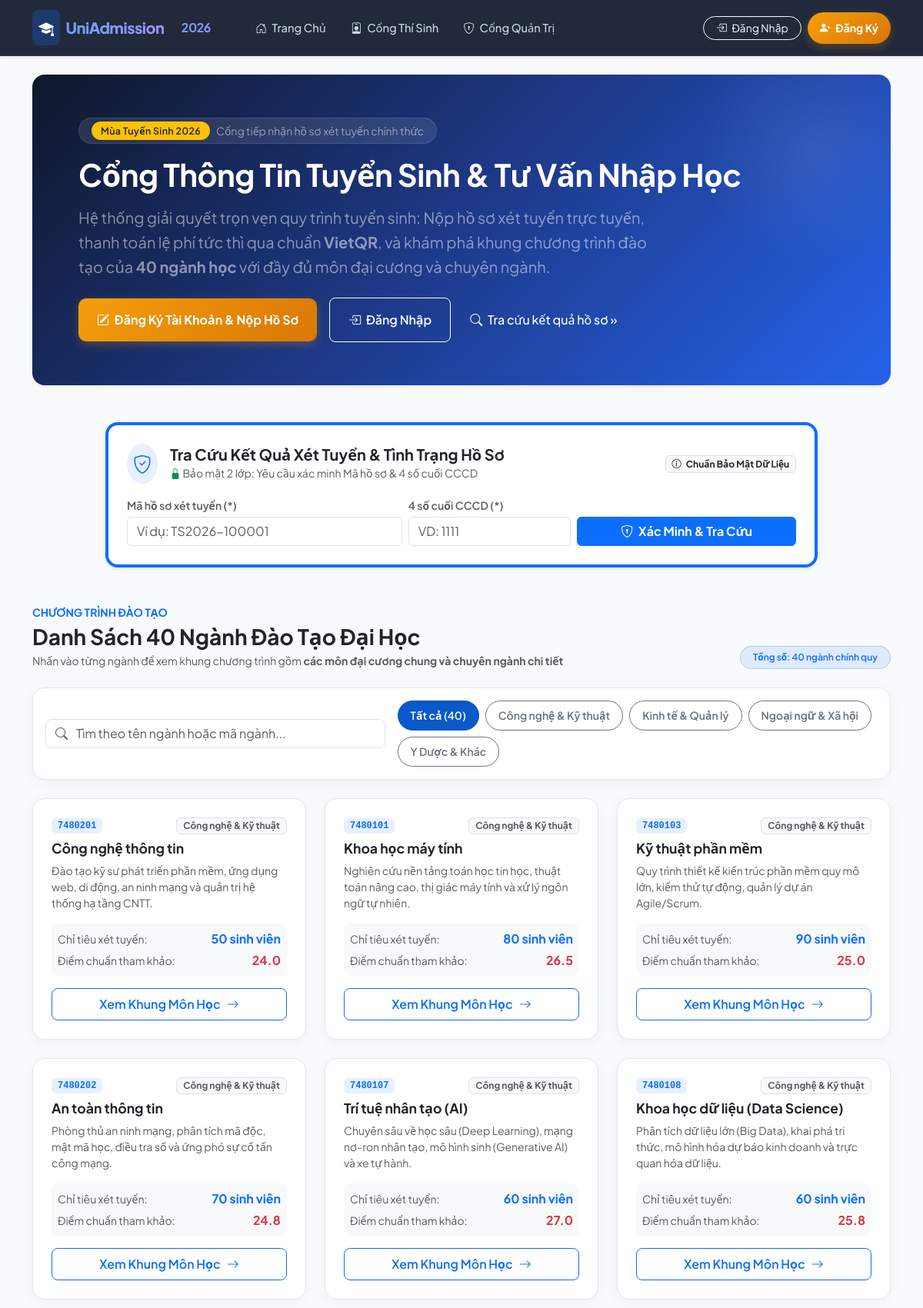
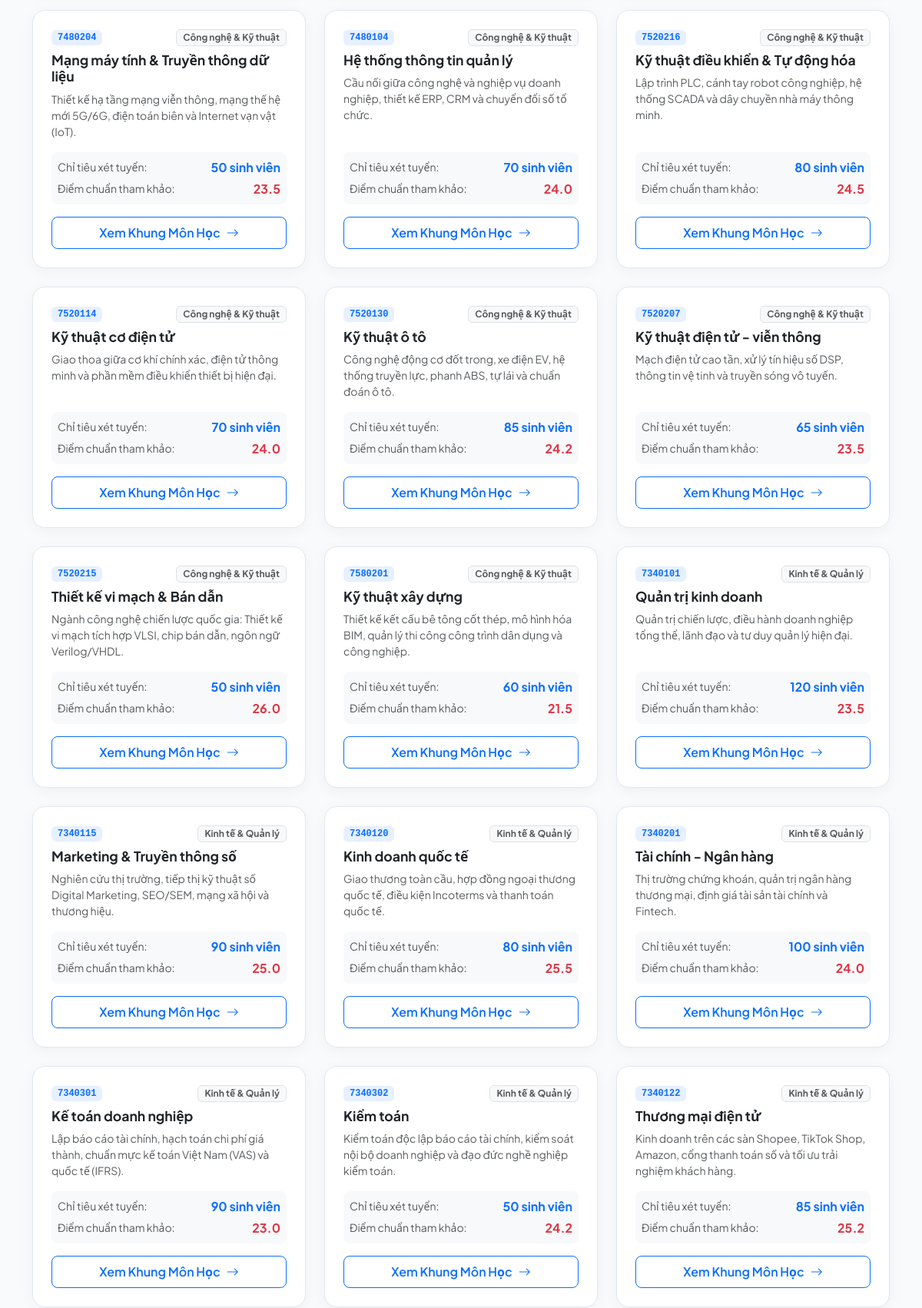
The page / (upper part) on the database its author committed (2 pictures, top to bottom).
### app/models.py (models this page shows)
class Major(Base):
    __tablename__ = "majors"
    id = Column(Integer, primary_key=True, index=True)
    code = Column(String(20), unique=True, index=True, nullable=False) # VD: 7480201 (CNTT)
    name = Column(String(200), nullable=False)                         # Công nghệ thông tin
    category = Column(String(100), default="Công nghệ & Kỹ thuật")     # Khối ngành
    description = Column(Text, nullable=True)                          # Giới thiệu ngành học & chuẩn đầu ra
    quota = Column(Integer, default=50)                               # Chỉ tiêu tuyển sinh
    benchmark_score = Column(Float, default=0.0)                      # Điểm chuẩn trúng tuyển (sau lọc ảo)
    applications = relationship("AdmissionApplication", back_populates="major", foreign_keys="[AdmissionApplication.major_id]")
    applications_nv2 = relationship("AdmissionApplication", back_populates="major_nv2", foreign_keys="[AdmissionApplication.major_nv2_id]")
    subjects = relationship("Subject", back_populates="major", cascade="all, delete-orphan")

### app/routers/web_views.py (the view)
@router.get("/")
def home_page(request: Request, db: Session = Depends(get_db)):
    user = get_current_user(request, db)
    majors = db.query(Major).all()
    faqs = db.query(FAQItem).all()
    total_subjects = db.query(Subject).count()
    return templates.TemplateResponse("index.html", {
        "request": request,
        "user": user,
        "majors": majors,
        "faqs": faqs,
        "total_subjects": total_subjects
    })

### app/templates/index.html (shortened to what this page needs)
{% extends "base.html" %}
{% block content %}
<div class="p-5 mb-5 rounded-4 shadow-sm text-white position-relative overflow-hidden"
     style="background: linear-gradient(135deg, #0f172a 0%, #1e3a8a 50%, #2563eb 100%);">
    <div style="position: absolute; right: -50px; top: -50px; width: 300px; height: 300px; background: radial-gradient(circle, rgba(255,255,255,0.08) 0%, transparent 70%); border-radius: 50%;"></div>
    <div class="container-fluid py-2 position-relative" style="z-index: 2;">
        <div class="d-inline-flex align-items-center gap-2 px-3 py-1 rounded-pill bg-white bg-opacity-10 border border-white border-opacity-10 mb-3">
            <span class="badge bg-warning text-dark badge-pill">Mùa Tuyển Sinh 2026</span>
            <span class="small text-white-50">Cổng tiếp nhận hồ sơ xét tuyển chính thức</span>
        </div>
        <h1 class="display-6 fw-bold mb-3" style="letter-spacing: -0.5px;">Cổng Thông Tin Tuyển Sinh & Tư Vấn Nhập Học</h1>
        <p class="col-md-9 fs-5 text-white-50 mb-4" style="line-height: 1.6;">
            Hệ thống giải quyết trọn vẹn quy trình tuyển sinh: Nộp hồ sơ xét tuyển trực tuyến, thanh toán lệ phí tức thì qua chuẩn <strong>VietQR</strong>,
            và khám phá khung chương trình đào tạo của <strong>40 ngành học</strong> với đầy đủ môn đại cương và chuyên ngành.
        </p>
        <div class="d-flex gap-3 flex-wrap align-items-center">
            {% if user and user.role == 'STUDENT' %}
                <a href="/student" class="btn btn-modern-accent px-4 py-3 fs-6">
                    <i class="bi bi-speedometer2 me-1"></i> Truy Cập Cổng Thí Sinh Của Bạn
                </a>
            {% else %}
                <a href="/register" class="btn btn-modern-accent px-4 py-3 fs-6">
                    <i class="bi bi-pencil-square me-1"></i> Đăng Ký Tài Khoản & Nộp Hồ Sơ
                </a>
                <a href="/login" class="btn btn-outline-light px-4 py-3 fs-6 rounded-3 fw-semibold">
                    <i class="bi bi-box-arrow-in-right me-1"></i> Đăng Nhập
                </a>
            {% endif %}
            <a href="#lookup-section" class="btn btn-link text-white text-decoration-none px-2 fw-medium">
                <i class="bi bi-search me-1"></i> Tra cứu kết quả hồ sơ &raquo;
            </a>
        </div>
    </div>
</div>
<div id="lookup-section" class="row justify-content-center mb-5">
    <div class="col-lg-10">
        <div class="card card-modern p-4 border-start border-primary border-4 shadow-sm">
            <div class="d-flex align-items-center justify-content-between flex-wrap gap-2 mb-3">
                <div class="d-flex align-items-center gap-3">
                    <div class="bg-primary bg-opacity-10 p-2 rounded-circle text-primary">
                        <i class="bi bi-shield-check fs-4"></i>
                    </div>
                    <div>
                        <h5 class="fw-bold mb-0 text-dark">Tra Cứu Kết Quả Xét Tuyển & Tình Trạng Hồ Sơ</h5>
                        <small class="text-muted"><i class="bi bi-lock-fill text-success"></i> Bảo mật 2 lớp: Yêu cầu xác minh Mã hồ sơ & 4 số cuối CCCD</small>
                    </div>
                </div>
                <span class="badge bg-light text-dark border"><i class="bi bi-info-circle me-1"></i> Chuẩn Bảo Mật Dữ Liệu</span>
            </div>
            <form onsubmit="handleSecureLookup(event)">
                <div class="row g-2 align-items-end">
                    <div class="col-md-5">
                        <label class="form-label small fw-semibold text-muted mb-1">Mã hồ sơ xét tuyển (*)</label>
                        <input type="text" id="lookupAppCode" class="form-control" placeholder="Ví dụ: TS2026-100001" required>
                    </div>
                    <div class="col-md-3">
                        <label class="form-label small fw-semibold text-muted mb-1">4 số cuối CCCD (*)</label>
                        <input type="text" id="lookupIdLast4" class="form-control" maxlength="4" placeholder="VD: 1111" required pattern="\d{4}">
                    </div>
                    <div class="col-md-4">
                        <button type="submit" class="btn btn-primary w-100 fw-bold">
                            <i class="bi bi-shield-lock me-1"></i> Xác Minh & Tra Cứu
                        </button>
                    </div>
                </div>
            </form>
        </div>
    </div>
</div>
<div class="mb-5">
    <div class="d-flex justify-content-between align-items-end mb-4 flex-wrap gap-3">
        <div>
            <div class="text-primary fw-bold text-uppercase small tracking-wide mb-1">Chương Trình Đào Tạo</div>
            <h3 class="fw-bold mb-1 text-dark">Danh Sách 40 Ngành Đào Tạo Đại Học</h3>
            <p class="text-muted mb-0 small">Nhấn vào từng ngành để xem khung chương trình gồm <strong>các môn đại cương chung và chuyên ngành chi tiết</strong></p>
        </div>
        <div class="d-flex align-items-center gap-2">
            <span class="badge bg-primary bg-opacity-10 text-primary border border-primary border-opacity-25 px-3 py-2 rounded-pill fw-semibold">
                Tổng số: {{ majors|length }} ngành chính quy
            </span>
        </div>
    </div>
    <div class="card card-modern p-3 mb-4">
        <div class="row g-3 align-items-center">
            <div class="col-md-5">
                <div class="input-group border rounded-3 overflow-hidden">
                    <span class="input-group-text bg-white border-0 text-muted"><i class="bi bi-search"></i></span>
                    <input type="text" id="majorSearchInput" class="form-control border-0 ps-0" placeholder="Tìm theo tên ngành hoặc mã ngành..." onkeyup="filterMajors()">
                </div>
            </div>
            <div class="col-md-7">
                <div class="d-flex gap-2 flex-wrap" id="categoryButtons">
                    <button class="btn btn-sm btn-primary active cat-btn rounded-pill px-3 py-2 fw-semibold" onclick="selectCategory('ALL', this)">Tất cả (40)</button>
                    <button class="btn btn-sm btn-outline-secondary cat-btn rounded-pill px-3 py-2 fw-semibold" onclick="selectCategory('Công nghệ & Kỹ thuật', this)">Công nghệ & Kỹ thuật</button>
                    <button class="btn btn-sm btn-outline-secondary cat-btn rounded-pill px-3 py-2 fw-semibold" onclick="selectCategory('Kinh tế & Quản lý', this)">Kinh tế & Quản lý</button>
                    <button class="btn btn-sm btn-outline-secondary cat-btn rounded-pill px-3 py-2 fw-semibold" onclick="selectCategory('Ngoại ngữ & Xã hội', this)">Ngoại ngữ & Xã hội</button>
                    <button class="btn btn-sm btn-outline-secondary cat-btn rounded-pill px-3 py-2 fw-semibold" onclick="selectCategory('Y Dược - Sinh học - Kiến trúc', this)">Y Dược & Khác</button>
                </div>
            </div>
        </div>
    </div>
    <div class="row g-4" id="majorsContainer">
        {% for m in majors %}
        <div class="col-md-6 col-lg-4 major-card-item" data-category="{{ m.category }}" data-name="{{ m.name|lower }}" data-code="{{ m.code|lower }}">
            <div class="card card-modern h-100 p-3">
                <div class="card-body d-flex flex-column p-2">
                    <div class="d-flex justify-content-between align-items-center mb-2">
                        <span class="badge bg-primary bg-opacity-10 text-primary font-monospace fw-bold px-2 py-1 rounded">{{ m.code }}</span>
                        <span class="badge bg-light text-muted border px-2 py-1 rounded small">{{ m.category }}</span>
                    </div>
                    <h5 class="card-title fw-bold text-dark mb-2" style="font-size: 1.1rem;">{{ m.name }}</h5>
                    <p class="text-muted small flex-grow-1 mb-3" style="min-height: 44px; line-height: 1.5;">{{ m.description }}</p>
                    <div class="p-2 rounded-3 bg-light mb-3">
                        <div class="d-flex justify-content-between align-items-center mb-1">
                            <span class="text-muted small">Chỉ tiêu xét tuyển:</span>
                            <span class="fw-bold text-primary">{{ m.quota }} sinh viên</span>
                        </div>
                        <div class="d-flex justify-content-between align-items-center">
                            <span class="text-muted small">Điểm chuẩn tham khảo:</span>
                            <span class="fw-bold text-danger">{{ m.benchmark_score if m.benchmark_score > 0 else 'Đang cập nhật' }}</span>
                        </div>
                    </div>
                    <a href="/majors/{{ m.id }}" class="btn btn-outline-primary fw-semibold w-100 py-2 rounded-3 d-flex align-items-center justify-content-center gap-2">
                        <span>Xem Khung Môn Học</span>
                        <i class="bi bi-arrow-right"></i>
                    </a>
                </div>
            </div>
        </div>
        {% endfor %}
    </div>
</div>
{% endblock %}

### app/templates/base.html (style rules this page uses)
:root { --primary: #2563eb; --primary-dark: #1d4ed8; --primary-light: #eff6ff; --secondary: #0f172a; --accent: #f59e0b; --success: #10b981; --danger: #ef4444; --surface: #ffffff; --background: #f8fafc; --border: #e2e8f0; --text-main: #1e293b; --text-muted: #64748b; }
body { background-color: var(--background); color: var(--text-main); font-family: 'Plus Jakarta Sans', system-ui, -apple-system, sans-serif; -webkit-font-smoothing: antialiased; }
.card-modern { background: var(--surface); border: 1px solid var(--border); border-radius: 16px; box-shadow: 0 4px 20px -2px rgba(15, 23, 42, 0.05); transition: all 0.25s cubic-bezier(0.16, 1, 0.3, 1); }
.btn-modern-accent { background: linear-gradient(135deg, #f59e0b 0%, #d97706 100%); color: white; border: none; border-radius: 10px; font-weight: 700; padding: 10px 22px; box-shadow: 0 4px 12px rgba(245, 158, 11, 0.25); transition: all 0.2s ease; }
.badge-pill { padding: 6px 12px; border-radius: 20px; font-weight: 600; font-size: 0.78rem; letter-spacing: 0.3px; }

### rows shown on the page
Major: code "7480201", category "Công nghệ & Kỹ thuật", name "Công nghệ thông tin", description "Đào tạo kỹ sư phát triển phần mềm, ứng dụng web, di động, an ninh mạng và quản trị hệ thống hạ tầng CNTT.", quota "50", benchmark_score "24.0"
Major: code "7480101", category "Công nghệ & Kỹ thuật", name "Khoa học máy tính", description "Nghiên cứu nền tảng toán học tin học, thuật toán nâng cao, thị giác máy tính và xử lý ngôn ngữ tự nhiên.", quota "80", benchmark_score "26.5"
Major: code "7480103", category "Công nghệ & Kỹ thuật", name "Kỹ thuật phần mềm", description "Quy trình thiết kế kiến trúc phần mềm quy mô lớn, kiểm thử tự động, quản lý dự án Agile/Scrum.", quota "90", benchmark_score "25.0"
Major: code "7480202", category "Công nghệ & Kỹ thuật", name "An toàn thông tin", description "Phòng thủ an ninh mạng, phân tích mã độc, mật mã học, điều tra số và ứng phó sự cố tấn công mạng.", quota "70", benchmark_score "24.8"
Major: code "7480107", category "Công nghệ & Kỹ thuật", name "Trí tuệ nhân tạo (AI)", description "Chuyên sâu về học sâu (Deep Learning), mạng nơ-ron nhân tạo, mô hình sinh (Generative AI) và xe tự hành.", quota "60", benchmark_score "27.0"
Major: code "7480108", category "Công nghệ & Kỹ thuật", name "Khoa học dữ liệu (Data Science)", description "Phân tích dữ liệu lớn (Big Data), khai phá tri thức, mô hình hóa dự báo kinh doanh và trực quan hóa dữ liệu.", quota "60", benchmark_score "25.8"
Major: code "7480204", category "Công nghệ & Kỹ thuật", name "Mạng máy tính & Truyền thông dữ liệu", description "Thiết kế hạ tầng mạng viễn thông, mạng thế hệ mới 5G/6G, điện toán biên và Internet vạn vật (IoT).", quota "50", benchmark_score "23.5"
Major: code "7480104", category "Công nghệ & Kỹ thuật", name "Hệ thống thông tin quản lý", description "Cầu nối giữa công nghệ và nghiệp vụ doanh nghiệp, thiết kế ERP, CRM và chuyển đổi số tổ chức.", quota "70", benchmark_score "24.0"
Major: code "7520216", category "Công nghệ & Kỹ thuật", name "Kỹ thuật điều khiển & Tự động hóa", description "Lập trình PLC, cánh tay robot công nghiệp, hệ thống SCADA và dây chuyền nhà máy thông minh.", quota "80", benchmark_score "24.5"
Major: code "7520114", category "Công nghệ & Kỹ thuật", name "Kỹ thuật cơ điện tử", description "Giao thoa giữa cơ khí chính xác, điện tử thông minh và phần mềm điều khiển thiết bị hiện đại.", quota "70", benchmark_score "24.0"
Major: code "7520130", category "Công nghệ & Kỹ thuật", name "Kỹ thuật ô tô", description "Công nghệ động cơ đốt trong, xe điện EV, hệ thống truyền lực, phanh ABS, tự lái và chuẩn đoán ô tô.", quota "85", benchmark_score "24.2"
Major: code "7520207", category "Công nghệ & Kỹ thuật", name "Kỹ thuật điện tử - viễn thông", description "Mạch điện tử cao tần, xử lý tín hiệu số DSP, thông tin vệ tinh và truyền sóng vô tuyến.", quota "65", benchmark_score "23.5"
Major: code "7520215", category "Công nghệ & Kỹ thuật", name "Thiết kế vi mạch & Bán dẫn", description "Ngành công nghệ chiến lược quốc gia: Thiết kế vi mạch tích hợp VLSI, chip bán dẫn, ngôn ngữ Verilog/VHDL.", quota "50", benchmark_score "26.0"
Major: code "7580201", category "Công nghệ & Kỹ thuật", name "Kỹ thuật xây dựng", description "Thiết kế kết cấu bê tông cốt thép, mô hình hóa BIM, quản lý thi công công trình dân dụng và công nghiệp.", quota "60", benchmark_score "21.5"
Major: code "7340101", category "Kinh tế & Quản lý", name "Quản trị kinh doanh", description "Quản trị chiến lược, điều hành doanh nghiệp tổng thể, lãnh đạo và tư duy quản lý hiện đại.", quota "120", benchmark_score "23.5"
Major: code "7340115", category "Kinh tế & Quản lý", name "Marketing & Truyền thông số", description "Nghiên cứu thị trường, tiếp thị kỹ thuật số Digital Marketing, SEO/SEM, mạng xã hội và thương hiệu.", quota "90", benchmark_score "25.0"
Major: code "7340120", category "Kinh tế & Quản lý", name "Kinh doanh quốc tế", description "Giao thương toàn cầu, hợp đồng ngoại thương quốc tế, điều kiện Incoterms và thanh toán quốc tế.", quota "80", benchmark_score "25.5"
Major: code "7340201", category "Kinh tế & Quản lý", name "Tài chính - Ngân hàng", description "Thị trường chứng khoán, quản trị ngân hàng thương mại, định giá tài sản tài chính và Fintech.", quota "100", benchmark_score "24.0"
Major: code "7340301", category "Kinh tế & Quản lý", name "Kế toán doanh nghiệp", description "Lập báo cáo tài chính, hạch toán chi phí giá thành, chuẩn mực kế toán Việt Nam (VAS) và quốc tế (IFRS).", quota "90", benchmark_score "23.0"
Major: code "7340302", category "Kinh tế & Quản lý", name "Kiểm toán", description "Kiểm toán độc lập báo cáo tài chính, kiểm soát nội bộ doanh nghiệp và đạo đức nghề nghiệp kiểm toán.", quota "50", benchmark_score "24.2"
Major: code "7340122", category "Kinh tế & Quản lý", name "Thương mại điện tử", description "Kinh doanh trên các sàn Shopee, TikTok Shop, Amazon, cổng thanh toán số và tối ưu trải nghiệm khách hàng.", quota "85", benchmark_score "25.2"

### other values the page prints
{{ majors|length }} "40"
